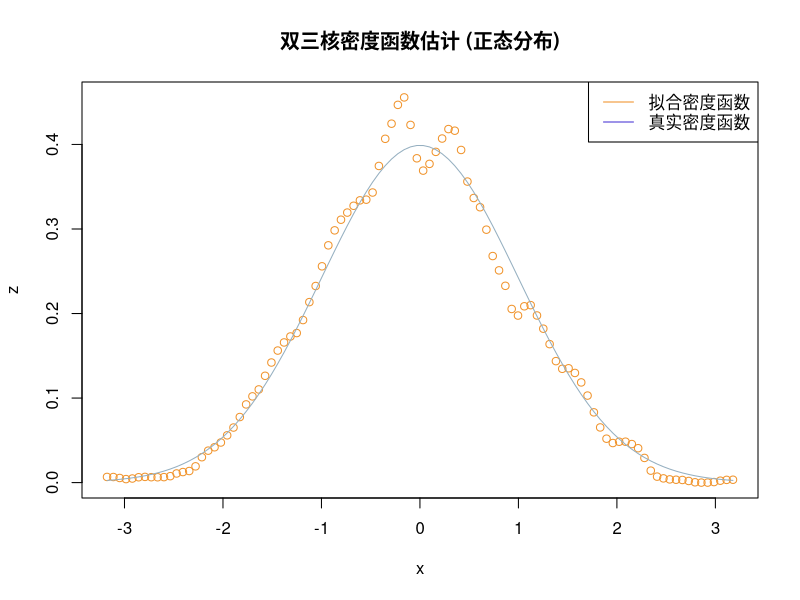
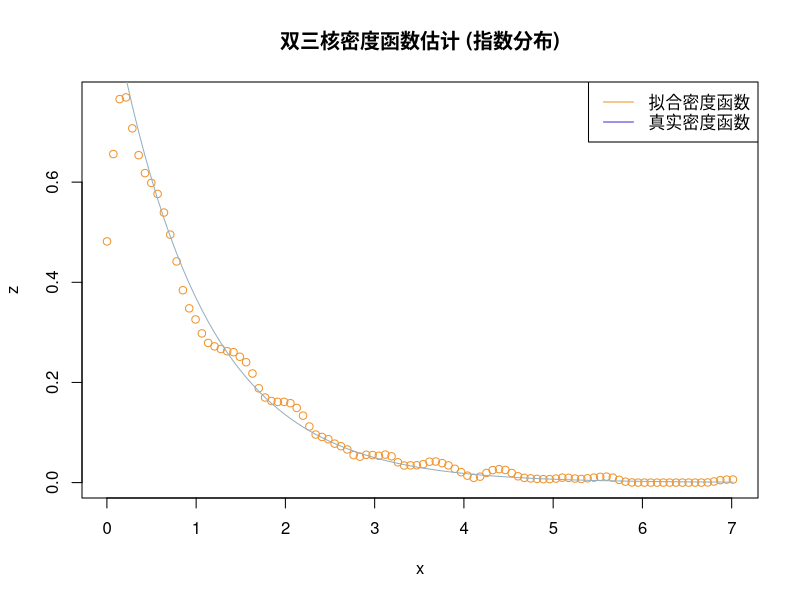
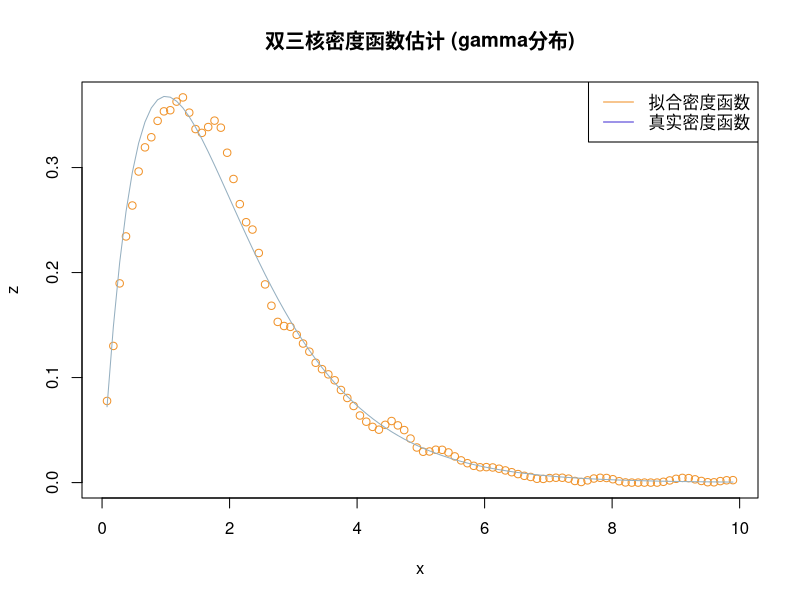
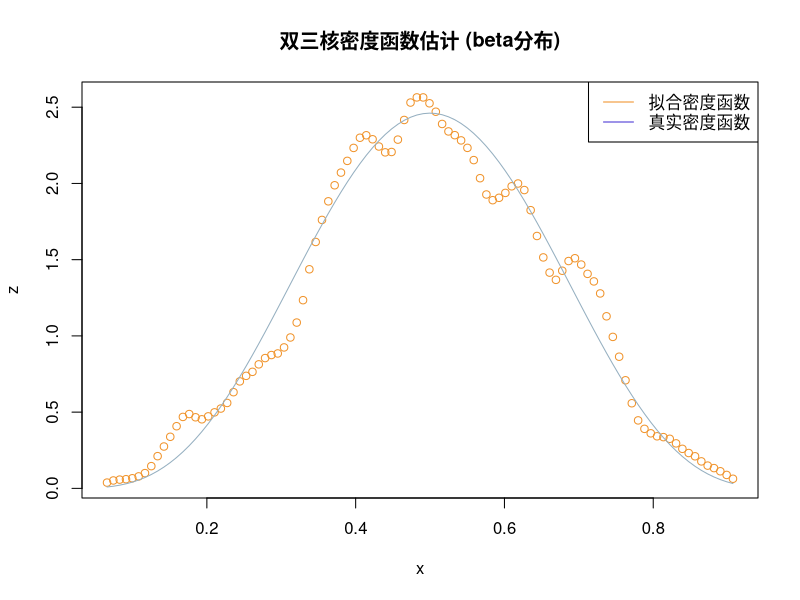

Write R code to recreate these figures, in order.
bicubicKernelFunction <- function(x){
    #双核密度函数
    #Args:
    #    x: x轴范围
    #Returns:
    #    获得x对应的双核密度函数
    
    (1 - min(abs(x),1) ^ 3) ^ 3 * 70 / 81
}

f <- function(x,y,h){
    #密度函数
    #Args:
    #    x: x轴范围
    #    y: 随机生成的随机数
    #    h: h = 1.06 * S * n ^ (-1/5)
    #Returns:
    #    获得x对应的密度估计函数

    sum(apply(matrix((x - y) / h),1,bicubicKernelFunction)) / (h * length(y))
}

kde <- function(x,y,yTrue,titleOn){
    #kde作图
    #Args:
    #    x: x取值范围的100个等间隔格子点
    #    y: 随机生成的随机数
    #    yTrue: 真实的密度函数
    #    titleOn: 生成图的标题
    #Returns:
    #    None
    
    h = 1.06 * sd(y) * length(y) ^(-1 / 5) #窗宽
    z = apply(matrix(x),1,f,y,h)
    plot(x,z,col="#f0932b")
    lines(x, yTrue, col="#95afc0")
    legend("topright", c("拟合密度函数", "真实密度函数"), col = c("#f0932b", "#4834d4"),lty = c(1),text.font = 12)
    title(main = paste("双三核密度函数估计",titleOn))
}


set.seed(101)

#标准正态分布(参数,0,1)
y <- rnorm(1000)
x = seq(min(y),max(y),length.out = 100) #获得x取值范围的100个等间隔格子点
kde(x,y,dnorm(x),"(正态分布)")

#指数分布(默认参数为1)
y <- rexp(1000)
x = seq(min(y),max(y),length.out = 100) #获得x取值范围的100个等间隔格子点
kde(x,y,dexp(x),"(指数分布)")

#gamma分布(2,1)
y <- rgamma(1000,2,1)
x = seq(min(y),max(y),length.out = 100) #获得x取值范围的100个等间隔格子点
kde(x,y,dgamma(x,2,1),"(gamma分布)")

#beta(5,5)
y <- rbeta(1000,5,5)
x = seq(min(y),max(y),length.out = 100) #获得x取值范围的100个等间隔格子点
kde(x,y,dbeta(x,5,5),"(beta分布)")
